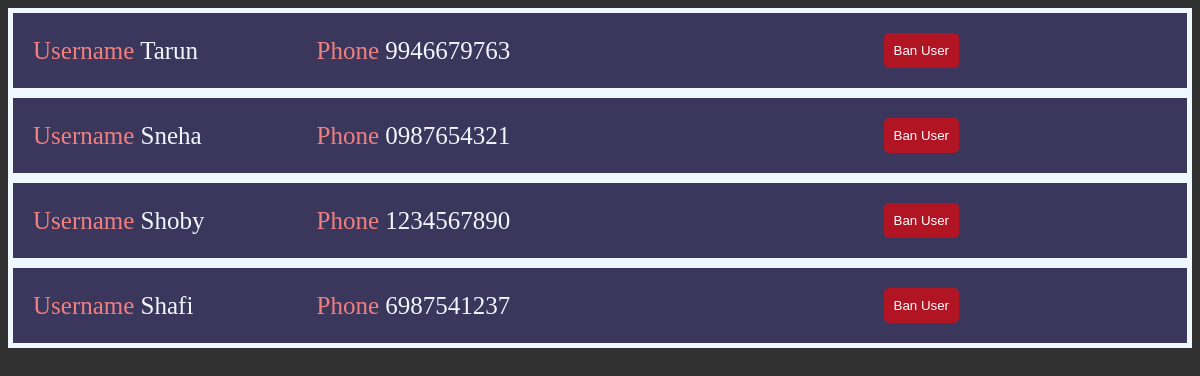
The page /php/users.php on the database its author committed.
### tables this page shows
CREATE TABLE `users` (
  `userid` int(11) NOT NULL,
  `username` varchar(255) NOT NULL,
  `password` varchar(255) NOT NULL,
  `phonenumber` varchar(10) NOT NULL,
  `isadmin` int(11) NOT NULL DEFAULT 0,
  `banstatus` int(11) NOT NULL DEFAULT 0,
  `feedbackgiven` varchar(255) DEFAULT '''0'''
);

### php/users.php (the view, shortened to what this page needs)
<!DOCTYPE html>
<html lang="en">
<head>
</head>
<body>
  <div class=users>
  <?php
      $con = mysqli_connect("localhost", "root", "", "parkingsystem");
      $usersel="SELECT
      userid,
      username,
      phonenumber,
      isadmin
      from users
      where isadmin=0 && banstatus=0";
      $runusersel=mysqli_query($con,$usersel);
      if (mysqli_num_rows($runusersel) > 0) {
        while ($row = mysqli_fetch_assoc($runusersel))
        {
          echo"<div class=items>";
            echo"<div class=username>";
              echo "<span class=textthing>Username </span>";
              echo $row['username'];
            echo"</div>";
            echo"<div class=email>";
              echo "<span class=textthing>Phone </span>";
              echo $row['phonenumber'];
            echo"</div>";
            echo" <div class=actions>";
              echo"<form action='' method=post>";
              echo"<input type=submit name=ban value='Ban User' class=ban_button>";
              echo"</form>";
            echo"</div>";
          echo"</div>";
      }
    } else {
        echo "No user details found";
    }
    ?>
    </div>
</body>
</html>

### php/users.php (style rules this page uses)
body { color:aliceblue; background: rgb(49, 49, 49); }
.textthing { color:lightcoral }
.users { display: flex; flex-direction: column; }
.items { display: flex; flex-direction: row; justify-content: space-between; align-items: center; padding: 20px; font-size: 25px; border: 5px solid aliceblue; background-color:rgba(71, 61, 139, 0.486); }
.username,.account,.date,.actions { flex:1; }
.email { flex:2; }
.ban_button { padding: 10px; background-color: rgba(255, 0, 0, 0.603); color: white; border: none; border-radius: 5px; }

### rows shown on the page
users: username "Tarun", phonenumber "9946679763"
users: username "Sneha", phonenumber "0987654321"
users: username "Shoby", phonenumber "1234567890"
users: username "Shafi", phonenumber "6987541237"
